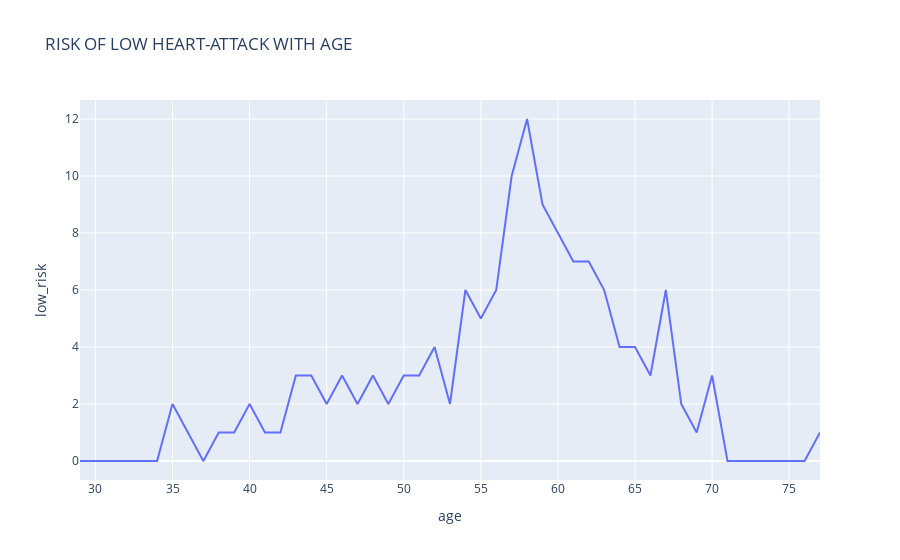

Source (notebook cell):
### Code cell
px.line(df2,df2["age"],df2["low_risk"],title="RISK OF LOW HEART-ATTACK WITH AGE")

### Figure 1 — Plotly figure (JSON) as saved in the notebook; plotly's stock layout.template omitted (floating-point values rounded to 4 significant figures)
{"data": [{"hovertemplate": "age=%{x}<br>low_risk=%{y}<extra></extra>", "legendgroup": "", "line": {"color": "#636efa", "dash": "solid"}, "marker": {"symbol": "circle"}, "mode": "lines", "name": "", "orientation": "v", "showlegend": false, "type": "scatter", "x": [29, 34, 35, 37, 38, 39, 40, 41, 42, 43, 44, 45, 46, 47, 48, 49, 50, 51, 52, 53, 54, 55, 56, 57, 58, 59, 60, 61, 62, 63, 64, 65, 66, 67, 68, 69, 70, 71, 74, 76, 77], "xaxis": "x", "y": [0, 0, 2, 0, 1, 1, 2, 1, 1, 3, 3, 2, 3, 2, 3, 2, 3, 3, 4, 2, 6, 5, 6, 10, 12, 9, 8, 7, 7, 6, 4, 4, 3, 6, 2, 1, 3, 0, 0, 0, 1], "yaxis": "y"}], "layout": {"legend": {"tracegroupgap": 0}, "title": {"text": "RISK OF LOW HEART-ATTACK WITH AGE"}, "xaxis": {"anchor": "y", "domain": [0, 1], "title": {"text": "age"}}, "yaxis": {"anchor": "x", "domain": [0, 1], "title": {"text": "low_risk"}}}}
